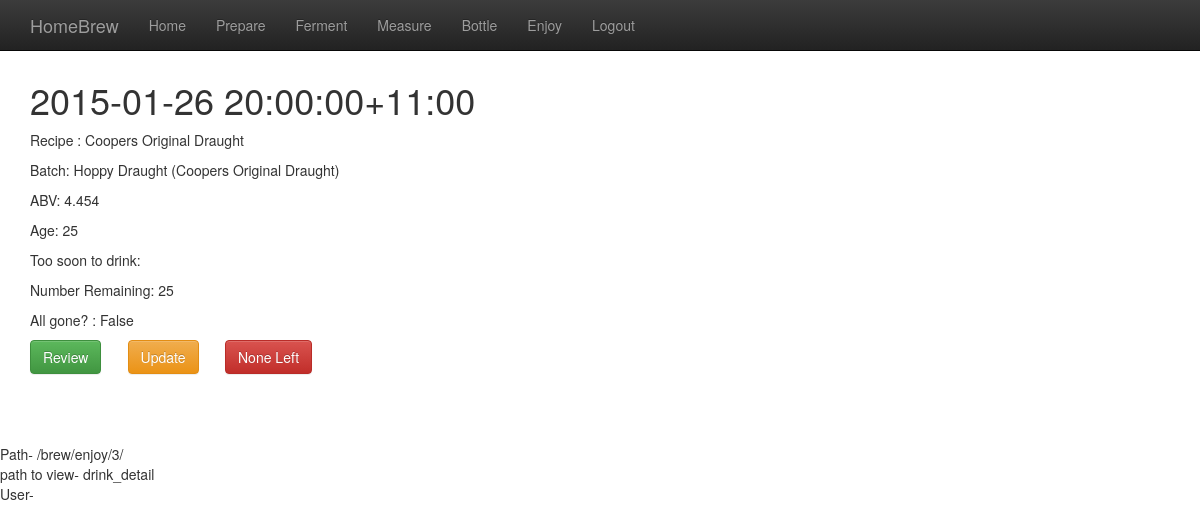
Screenshot of /brew/enjoy/3/ with the database file from the repository.
### brew/models.py (models this page shows, shortened)
class Bottling(models.Model):
    class Meta:
        ordering = ['-date']
    def __str__(self):
        return str(localtime(self.date))
    @property
    def abv(self):
        return 131 * (self.batch.original_gravity - self.final_measurement.gravity)
    @property
    def age(self):
        return (timezone.now() - self.date).days
    @property
    def all_gone(self):
        return self.num_remaining <= 0
    batch = models.ForeignKey(Batch)
    final_measurement = models.ForeignKey(Measurement)
    date = models.DateTimeField('date bottled')
    bottle_type = models.ForeignKey(BottleType)
    num_bottled = models.IntegerField(default=0)
    num_remaining = models.IntegerField(default=0)
    markings = models.CharField(max_length=10, blank=True, null=True)
    notes = models.CharField(max_length=200, blank=True, null=True)

class Batch(models.Model):
    class Meta:
        ordering = ['-date']
    def __str__(self):
        if self.name == '':
            friendly = 'Unnamed'
        else:
            friendly = self.name
        friendly = friendly + ' (' + force_text(self.recipe) + ')'
        return friendly
    @property
    def original_gravity(self):
        return self.measurement_set.filter(gravity_type__name="OG").get().gravity
    name = models.CharField(max_length=100, blank=True, null=True)
    recipe = models.ForeignKey(Recipe)
    description = models.CharField(max_length=200, blank=True, null=True)
    date = models.DateTimeField('date brewed')

class Recipe(models.Model):
    class Meta:
        ordering = ['-date']
    def __str__(self):
        return self.name
    name = models.CharField(max_length=100)
    description = models.CharField(max_length=200, blank=True, null=True)
    ingredient = models.ManyToManyField(Ingredient)  # Refer above
    date = models.DateTimeField('date created', default=datetime.now)
    min_fermentation_days = models.IntegerField('guideline days in fermenter', default=7)
    min_bottled_days = models.IntegerField('min days in bottle', default=14)

class Measurement(models.Model):
    batch = models.ForeignKey(Batch)
    date = models.DateTimeField('date measured')
    gravity_type = models.ForeignKey(GravityType)
    gravity = models.DecimalField(max_digits=4, decimal_places=3, blank=True, null=True)
    temperature = models.IntegerField(blank=True, null=True)

### brew/views.py (the view)
# urls.py: url(r'^enjoy/(?P<pk>\d+)/$', views.DrinkDetailView.as_view(), name='drink_detail'),
class DrinkDetailView(generic.DetailView):
    model = Bottling
    template_name = "brew/drink_detail.html"

### brew/templatetags/brew_extras.py (called while the page is built)
@register.simple_tag
def active_page(request, view_name):
    from django.core.urlresolvers import resolve, Resolver404
    if not request:
        return ""
    try:
        return "active" if resolve(request.path_info).url_name == view_name else ""
    except Resolver404:
        return ""

@register.filter
def tourl(value): # Only one argument.
    from django.core.urlresolvers import resolve, Resolver404
    return resolve(value).url_name

### brew/templates/brew/drink_detail.html (shortened to what this page needs)
{% extends "brew/base.html" %}
{% block content %}
    <h1>{{ bottling }}</h1>
    <p> Recipe : {{ bottling.batch.recipe }}</p>
    <p>Batch: {{ bottling.batch }}</p>
    <p>ABV: {{ bottling.abv }}</p>
    <p>Age: {{ bottling.age }}</p
    <p> Too soon to drink: {{ bottling.was_bottled_recently }}</p>
    <p> Number Remaining: {{ bottling.num_remaining }}</p>
    <p>All gone? : {{ bottling.all_gone }}</p>
    <p>
    <div class="row">
        <div class="col-md-1">
            <form action="" method="GET">
                <button class="btn btn-success" type="submit">Review</button>
            </form>
        </div>
        <div class="col-md-1">
            <form action="{% url 'brew:drink_update' bottling.id %}" method="get">
                <button class="btn btn-warning" type="submit">Update</button>
            </form>
        </div>
        <div class="col-md-1">
            <form action="" method="POST">
                <button class="btn btn-danger" type="submit">None Left</button>
            </form>
        </div>
    </div>
    </p>
{% endblock content %}

### brew/static/brew/style.css (style rules this page uses)
body { padding-top: 60px; padding-bottom: 40px; }

### rows the page displays
Bottling: date "2015-01-26 20:00:00+11:00", batch.recipe "Coopers Original Draught", batch "Hoppy Draught (Coopers Original Draught)", abv "4.454", age "25", num_remaining "25", all_gone "False"

### other values shown
{{ request.path_info }} "/brew/enjoy/3/"
{{ request.path_info|tourl }} "drink_detail"
